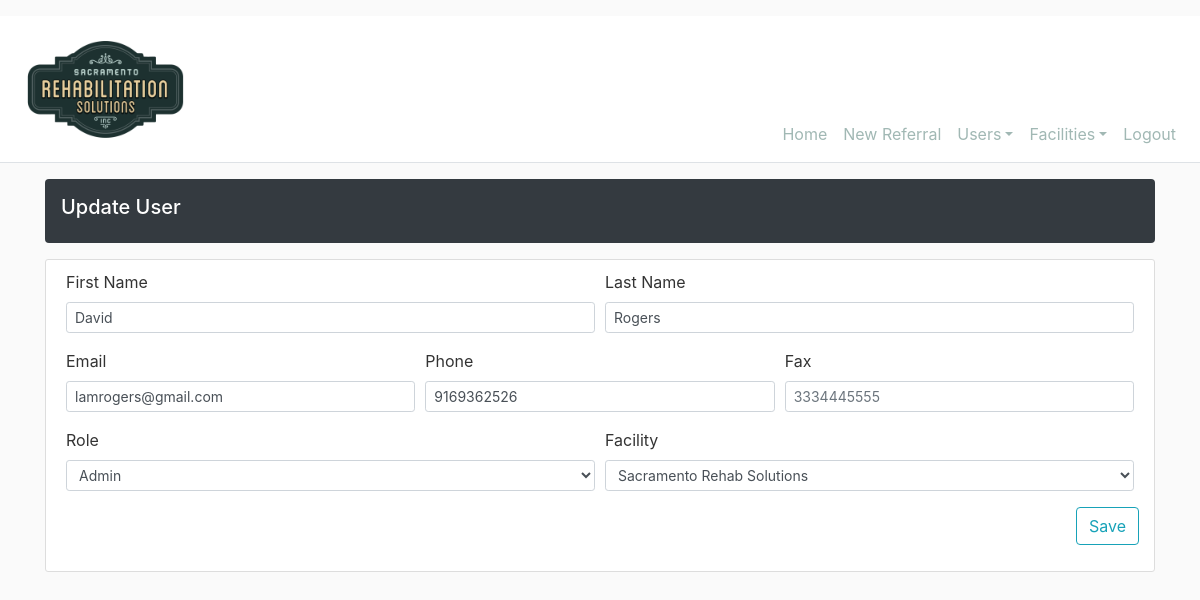
The page /user/2/update (signed in) on the database its author committed.
### srs_intake/models.py (models this page shows, shortened)
class User(db.Model, UserMixin):
    id = db.Column(db.Integer, primary_key=True, autoincrement=True)
    firstname = db.Column(db.String(20), nullable=True)
    lastname = db.Column(db.String(20), nullable=True)
    email = db.Column(db.String(120), unique=True, nullable=True)
    phone = db.Column(db.String(20), nullable=True)
    fax = db.Column(db.String(20), nullable=True)
    role = db.Column(db.String(20), nullable=True)
    password = db.Column(db.String(60), nullable=True)
    facility_id = db.Column(db.Integer, db.ForeignKey('facility.id'))

### srs_intake/users/routes.py (the view)
@users.route("/user/<int:user_id>/update", methods=['GET', 'POST'])
@fresh_login_required
def update_user(user_id):
    user = User.query.get_or_404(user_id)
    if current_user.role != 'admin':
         abort(403)
    form = UpdateUserForm()
    if request.method == 'POST':
        user.firstname=form.firstname.data
        user.lastname=form.lastname.data
        user.email=form.email.data.lower()
        user.phone=form.phone.data
        user.fax=form.fax.data
        user.role=form.role.data
        user.facility_id=form.facility_id.data
        db.session.commit()
        flash('The User was updated successfully.', 'success')
        return redirect(url_for('users.user',user_id=user.id))
    elif request.method == 'GET':
        facilities = Facility.query.all()
        form.firstname.data=user.firstname
        form.lastname.data=user.lastname
        form.email.data=user.email
        form.phone.data=user.phone
        form.fax.data=user.fax
        form.role.data=user.role
        form.facility_id.data=user.facility_id
    return render_template('users/update_user.html', title='Update User', form=form, facilities=facilities)

### srs_intake/users/forms.py (shortened to what this page needs)
class UpdateUserForm(FlaskForm):
    firstname = StringField('First Name', validators=[DataRequired(), Length(min=2, max=20)])
    lastname = StringField('Last Name', validators=[DataRequired(), Length(min=2, max=20)])
    email = StringField('Email', validators=[DataRequired(), Email()], render_kw={"placeholder": "example@email.com"})
    phone = StringField('Phone', validators=[DataRequired(), Length(min=10, max=10)], render_kw={"placeholder": "3334445555","pattern": "[0-9]{10}"})
    fax = StringField('Fax', validators=[Length(min=0, max=10)], render_kw={"placeholder": "3334445555"})
    role = SelectField('Role', choices=roles_list)
    facility_id = SelectField('Facility', coerce=int)
    submit = SubmitField('Save')

### srs_intake/models.py (called while the page is built)
@login_manager.user_loader
def load_user(user_id):
    return User.query.get(int(user_id))

### srs_intake/templates/users/update_user.html (shortened to what this page needs)
{% extends "layout.html" %}
{% block content %}
<div class="d-flex align-items-center p-3 my-3 text-white bg-dark rounded shadow-sm">
    <div class="lh-100">
        <h5 class="lh-100">
            {{ title }}
        </h5>
    </div>
</div>
<div class="row">
    <div class="col-md-12">
        <div class="content-section">
            <form method="POST" action="">
                <div class="form-row">
                    <div class="form-group col-md-6">
                        {{ form.firstname.label(class="form-control-label") }}
                        {% if form.firstname.errors %}
                            {{ form.firstname(class="form-control form-control-sm is-invalid") }}
                            <div class="invalid-feedback">
                                {% for error in form.firstname.errors %}
                                    <span>{{ error }}</span>
                                {% endfor %}
                            </div>
                        {% else %}
                            {{ form.firstname(class="form-control form-control-sm") }}
                        {% endif %}
                    </div>
                    <div class="form-group col-md-6">
                        {{ form.lastname.label(class="form-control-label") }}
                        {% if form.lastname.errors %}
                            {{ form.lastname(class="form-control form-control-sm is-invalid") }}
                            <div class="invalid-feedback">
                                {% for error in form.lastname.errors %}
                                    <span>{{ error }}</span>
                                {% endfor %}
                            </div>
                        {% else %}
                            {{ form.lastname(class="form-control form-control-sm") }}
                        {% endif %}
                    </div>
                </div>
                <div class="form-row">
                    <div class="form-group col-md-4">
                        {{ form.email.label(class="form-control-label") }}
                        {% if form.email.errors %}
                            {{ form.email(class="form-control form-control-sm is-invalid") }}
                            <div class="invalid-feedback">
                                {% for error in form.email.errors %}
                                    <span>{{ error }}</span>
                                {% endfor %}
                            </div>
                        {% else %}
                            {{ form.email(class="form-control form-control-sm") }}
                        {% endif %}
                    </div>
                    <div class="form-group col-md-4">
                        {{ form.phone.label(class="form-control-label") }}
                        {% if form.phone.errors %}
                            {{ form.phone(class="form-control form-control-sm is-invalid") }}
                            <div class="invalid-feedback">
                                {% for error in form.phone.errors %}
                                    <span>{{ error }}</span>
                                {% endfor %}
                            </div>
                        {% else %}
                            {{ form.phone(class="form-control form-control-sm") }}
                        {% endif %}
                    </div>
                    <div class="form-group col-md-4">
                        {{ form.fax.label(class="form-control-label") }}
                        {% if form.fax.errors %}
                            {{ form.fax(class="form-control form-control-sm is-invalid") }}
                            <div class="invalid-feedback">
                                {% for error in form.fax.errors %}
                                    <span>{{ error }}</span>
                                {% endfor %}
                            </div>
                        {% else %}
                            {{ form.fax(class="form-control form-control-sm") }}
                        {% endif %}
                    </div>
                </div>
                <div class="form-row">
                    <div class="form-group col-md-6">
                        {{ form.role.label(class="form-control-label") }}
                        {% if form.role.errors %}
                            {{ form.role(class="form-control form-control-sm is-invalid") }}
                            <div class="invalid-feedback">
                                {% for error in form.role.errors %}
                                    <span>{{ error }}</span>
                                {% endfor %}
                            </div>
                        {% else %}
                            {{ form.role(class="form-control form-control-sm") }}
                        {% endif %}
                    </div>
                    <div class="form-group col-md-6">
                        {{ form.facility_id.label(class="form-control-label") }}
                        {% if form.facility_id.errors %}
                            {{ form.facility_id(class="form-control form-control-sm is-invalid") }}
                            <div class="invalid-feedback">
                                {% for error in form.facility_id.errors %}
                                    <span>{{ error }}</span>
                                {% endfor %}
                            </div>
                            {% else %}
                                <select class="form-control form-control-sm" id="facility_id" name="facility_id">
                                    {% for facility in facilities %}
                                        <option value="{{facility.id}}">{{facility.name}}</option>
                                    {% endfor %}
                                </select>
                            {% endif %}
                    </div>
                </div>
                <div class="form-row d-flex justify-content-end">
                    <div class="form-group">
                        {{ form.submit(class="btn btn-outline-info") }}
                    </div>
                </div>
            </form>
        </div>
    </div>
</div>
{% endblock content %}

### srs_intake/static/css/main.css (style rules this page uses)
body { background: #fafafa; color: #333333; }
h1, h2, h3, h4, h5, h6 { color: #ffffff; }
.content-section { background: #ffffff; padding: 10px 20px; border: 1px solid #dddddd; border-radius: 3px; margin-bottom: 20px; }

### rows shown on the page
User: firstname "David", lastname "Rogers", email "lamrogers@gmail.com", phone "9169362526", role "Admin"

### other values the page prints
{{ title }} "Update User"
form field facility_id "Sacramento Rehab Solutions"
